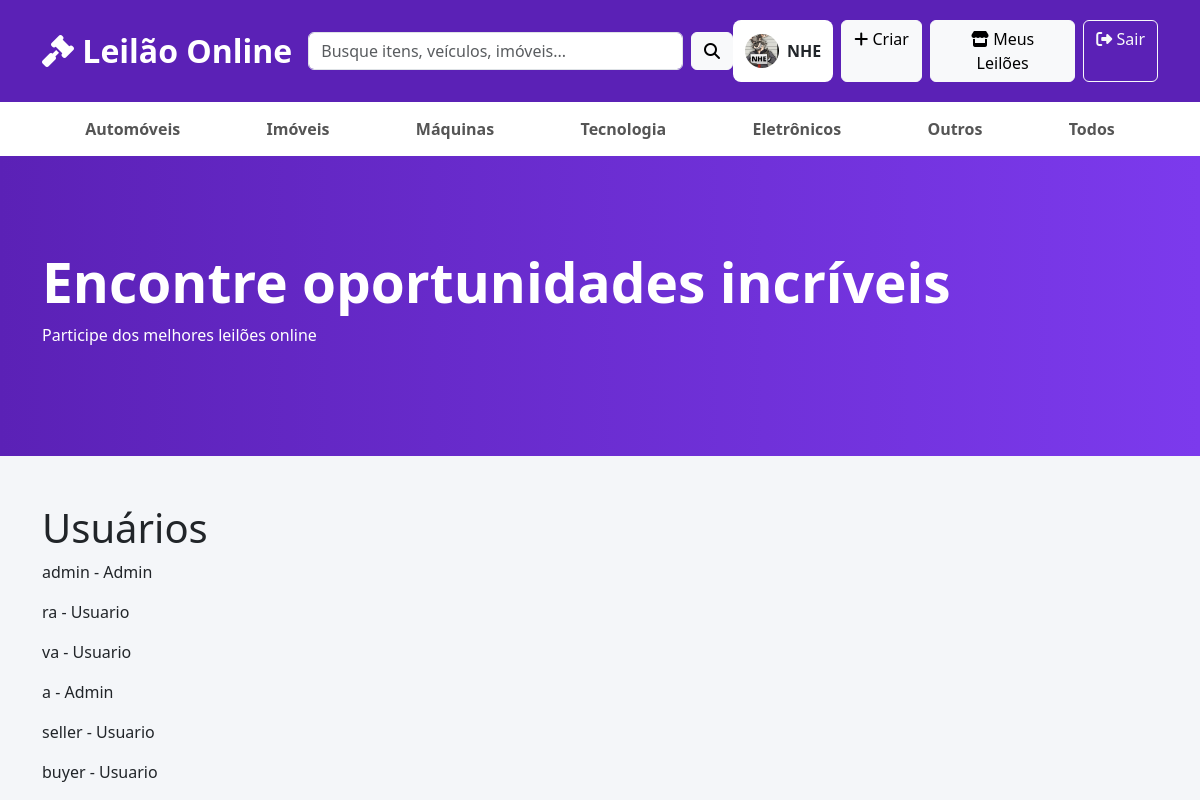
/usuarios (signed in), run on the app's committed database.
### app.py (models this page shows)
class User(UserMixin, db.Model):
    foto = db.Column(
    db.String(200),
    default=FOTO_PADRAO
)
    id = db.Column(
        db.Integer,
        primary_key=True
    )
    username = db.Column(
        db.String(50),
        unique=True,
        nullable=False
    )
    password = db.Column(
        db.String(255),
        nullable=False
    )
    role = db.Column(
        db.String(20),
        default='Usuario'
    )
    nome_completo = db.Column(
        db.String(120)
    )
    telefone = db.Column(
        db.String(30)
    )
    email = db.Column(
        db.String(120)
    )
    cidade = db.Column(
        db.String(80)
    )
    estado = db.Column(
        db.String(2)
    )
    nome_exibicao = db.Column(
        db.String(80)
    )
    biografia = db.Column(
        db.Text
    )
    criado_em = db.Column(
        db.DateTime,
        default=datetime.utcnow
    )
    motivo_banimento = db.Column(
        db.Text
    )
    data_banimento = db.Column(
        db.DateTime
    )
    data_desbanimento = db.Column(
        db.DateTime
    )
    pref_email = db.Column(
        db.Boolean,
        default=True
    )
    pref_novos_lances = db.Column(
        db.Boolean,
        default=True
    )
    pref_leiloes_encerrados = db.Column(
        db.Boolean,
        default=True
    )
    mostrar_cidade = db.Column(
        db.Boolean,
        default=True
    )
    mostrar_telefone = db.Column(
        db.Boolean,
        default=False
    )
    mostrar_email = db.Column(
        db.Boolean,
        default=False
    )
    banido = db.Column(
    db.Boolean,
    default=False
)

### app.py (the view)
@app.route('/usuarios')
@login_required
@role_required(['Admin'])
def usuarios():
    lista = User.query.all()
    return render_template(
        'usuarios.html',
        usuarios=lista
    )

### app.py (called while the page is built)
def role_required(roles):
    def decorator(f):
        @wraps(f)
        def decorated_function(*args, **kwargs):
            if not current_user.is_authenticated:
                return redirect(url_for('login'))
            if current_user.role not in roles:
                abort(403)
            return f(*args, **kwargs)
        return decorated_function
    return decorator

@login_manager.user_loader
def load_user(user_id):
    return User.query.get(int(user_id))

@app.before_request
def bloquear_usuario_banido():
    rotas_livres = {'login', 'logout', 'static', 'cadastro'}
    if (
        current_user.is_authenticated
        and current_user.banido
        and request.endpoint not in rotas_livres
    ):
        logout_user()
        flash("Sua conta foi suspensa. Entre em contato com a administração.")
        return redirect(url_for('login'))

### templates/usuarios.html
{% extends 'base.html' %}
{% block conteudo %}
<h1>Usuários</h1>
{% for usuario in usuarios %}
<p>
{{usuario.username}}
-
{{usuario.role}}
</p>
{% endfor %}
{% endblock %}

### templates/base.html (shortened to what this page needs)
<!DOCTYPE html>
<html lang="pt-br">
<head>
<link
href="https://cdn.jsdelivr.net/npm/bootstrap@5.3.7/dist/css/bootstrap.min.css"
rel="stylesheet">
<link
rel="stylesheet"
href="{{ url_for('static', filename='style.css') }}">
<link
rel="stylesheet"
href="https://cdnjs.cloudflare.com/ajax/libs/font-awesome/6.5.2/css/all.min.css">
</head>
<body>
<nav class="navbar navbar-expand-lg topo">
<div class="container">
<a class="navbar-brand logo" href="/">
<i class="fa-solid fa-gavel"></i>
Leilão Online
</a>
<div
class="collapse navbar-collapse"
id="menu">
<form class="d-flex busca mx-auto">
<input
class="form-control"
placeholder="Busque itens, veículos, imóveis...">
<button
class="btn btn-light ms-2"
type="submit">
<i class="fa-solid fa-magnifying-glass"></i>
</button>
</form>
<div class="d-flex gap-2">
{% if current_user.is_authenticated %}
<a
href="{{ url_for('editar_perfil') }}"
class="nav-profile-link">
<img
src="{{ url_for('static', filename='uploads/' + (current_user.foto or 'sem-imagem.png')) }}"
alt="Foto de perfil"
class="nav-avatar">
<span>{{ current_user.nome_exibicao or current_user.nome_completo or current_user.username }}</span>
</a>
<a
href="/criar_leilao"
class="btn btn-light">
<i class="fa-solid fa-plus"></i>
Criar
</a>
<a
href="/meus_leiloes"
class="btn btn-light">
<i class="fa-solid fa-store"></i>
Meus Leilões
</a>
<a
href="/logout"
class="btn btn-outline-light">
<i class="fa-solid fa-right-from-bracket"></i>
Sair
</a>
{% endif %}
</div>
</div>
</div>
</nav>
<div class="categorias">
<div class="container">
<a href="/?categoria=Automóveis">
Automóveis
</a>
<a href="/?categoria=Imóveis">
Imóveis
</a>
<a href="/?categoria=Máquinas">
Máquinas
</a>
<a href="/?categoria=Tecnologia">
Tecnologia
</a>
<a href="/?categoria=Eletrônicos">
Eletrônicos
</a>
<a href="/?categoria=Outros">
Outros
</a>
<a href="/">
Todos
</a>
</div>
</div>
<div class="banner">
<div class="container">
<h1>
Encontre oportunidades incríveis
</h1>
<p>
Participe dos melhores leilões online
</p>
</div>
</div>
<div class="container mt-5">
{% block conteudo %}
{% endblock %}
</div>
</body>
</html>

### static/style.css (style rules this page uses)
body { background:#f4f6f9; }
.topo { background:#5b21b6; padding:20px; }
.logo { font-size:32px; font-weight:bold; color:white !important; }
.busca { width:50%; }
.categorias { background:white; padding:15px; box-shadow:0 2px 10px rgba(0,0,0,.08); }
.categorias .container { display:flex; justify-content:space-around; flex-wrap:wrap; }
.categorias a { text-decoration:none; color:#555; font-weight:bold; }
.banner { height:300px; background:linear-gradient( 90deg, #5b21b6, #7c3aed ); color:white; display:flex; align-items:center; }
.banner h1 { font-size:55px; font-weight:bold; }
.nav-profile-link { display:flex; align-items:center; gap:8px; padding:6px 12px; border-radius:8px; background:white; color:#212529; text-decoration:none; font-weight:600; max-width:220px; }
.nav-profile-link span { overflow:hidden; text-overflow:ellipsis; white-space:nowrap; }
.nav-avatar, .seller-avatar-sm { width:34px; height:34px; border-radius:50%; object-fit:cover; flex:0 0 auto; }
img.nav-avatar, img.seller-avatar-sm { height:34px; }

### data on the page
User: foto (picture), nome_exibicao "NHE", username "admin", role "Admin"
User: username "ra", role "Usuario"
User: username "va", role "Usuario"
User: username "a", role "Admin"
User: username "seller", role "Usuario"
User: username "buyer", role "Usuario"
